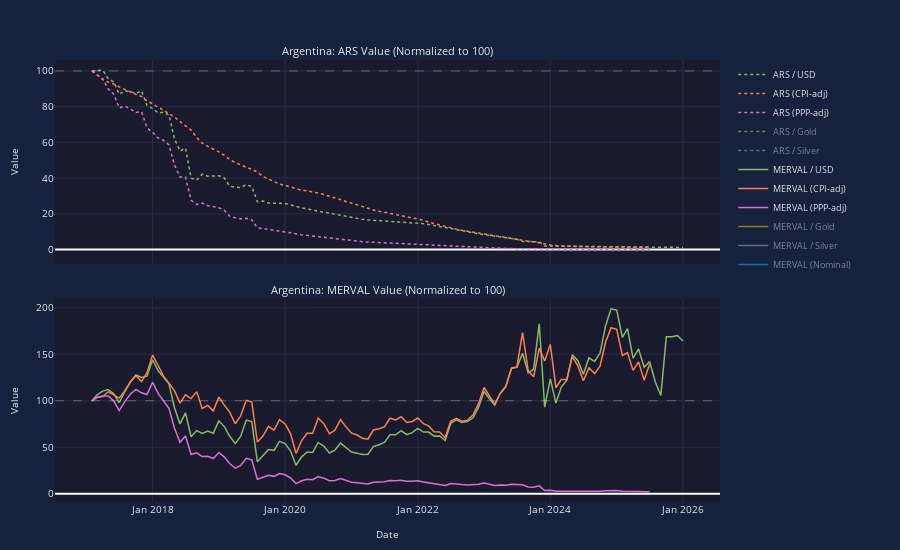

This figure's notebook cell:
### Markdown cell above
## Argentina: Argentine peso crisis (2018-present)

**Economic Difficulties:** Argentina has experienced recurring currency crises and high inflation throughout its history. The 2018-present crisis saw annual inflation exceed 200% by 2023, with the peso losing over 99% of its value against the US dollar.

**Causes:** Persistent fiscal deficits financed by money printing, loss of central bank independence, capital controls, and accumulated foreign debt. The country defaulted on its debt in 2020.

**Government Interventions:**
- *Currency controls (Cepo)*: Strict limits on dollar purchases - temporarily stabilized but created black market exchange rates (unsuccessful long-term)
- *Interest rate hikes*: Central bank raised rates to over 100% - helped slow inflation temporarily
- *IMF bailout (2018)*: $57 billion loan, largest in IMF history - provided temporary relief but conditions were politically unpopular
- *Milei reforms (2023)*: President Milei implemented shock therapy including 50%+ devaluation, spending cuts, and plans for dollarization - early results show declining inflation

### Code cell
show_country_analysis(norm_data['Argentina'])
